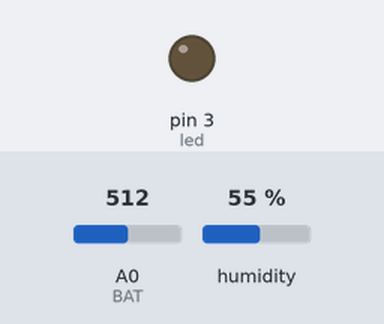
Bench run of a sketch on a simulated Arduino Uno, built with avr-gcc and run on an emulated ATmega328P. Parts: output pins drawn as LEDs (lit = HIGH). The test bench sets the inputs (shaded band); at power-on: A0 (BAT) = 512, humidity 55 %. Sleep ends after the set time or at an interrupt; no radio packets arrive unless stated; pins used as bus, display or sensor lines are not drawn; what the sketch prints to the serial monitor is not drawn.

Above: at 2.6 s.
Timing chart, 0 to 9.7 s (numbered marks = the images above):
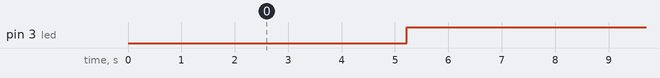

The sketch:

transmisor_sht31.ino
```cpp
  #include <Arduino.h>
  #include <Wire.h>
  #include "Adafruit_SHT31.h"
  #include <avr/sleep.h>
  #include <avr/wdt.h>
  #include <avr/power.h>
  // Include RadioHead Amplitude Shift Keying Library
  #include <RH_ASK.h>
  // Include dependant SPI Library
  #include <SPI.h>

  #define N 5 // se utiliza como comparador de la variable 'counter' - modifica el lapso de tiempo en que duerme el chip -
  #define BAT A0
  #define led 3
  unsigned int counter; // contador para deshabilitar el modo 'deep sleep'
  unsigned int analog_bat;
  char humedad[7];
  char volt[7];
  const int power = A3; // pin que activa y desactiva los modulos SHT31 y RF433MHz
  float Val_calibracion, N_H;
  float vbat;
  float v_source = 6;

  void sht31_module(void); // funcion para tomar lectura de la HUMEDAD RELATIVA y decidir si esta se envia o no

  Adafruit_SHT31 sht31 = Adafruit_SHT31(); // crea el objeto Adafruit_SHT31();
  RH_ASK rf_driver; // creates an Amplitude Shift Keying Object

enum {
  WDT_1_SEC = 0b000110,
  WDT_2_SEC = 0b000111,
  WDT_4_SEC = 0b100000,
  WDT_8_SEC = 0b100001,
};

ISR (WDT_vect) {
  wdt_disable(); // desabilitar el Watchdog
}

void myWatchdogEnable (const byte interval) {
  // secuencia temporizada
  noInterrupts(); // desabilita todas las interrupciones

  // se limpian algunas 'reset' flags
  MCUSR &= ~(1<<WDRF);
  // se permiten modificaciones, se desabilita el 'reset'
  WDTCSR |= (1<<WDCE) | (1<<WDE);
  // configura el modo de interrupcion y un intervalo
  WDTCSR = bit (WDIE) | interval;    // configura WDIE y el retardo (delay) solicitado
  wdt_reset(); // se actualiza el 'watchdog' para que no produzca un reinicio

  // desabilitar el ADC
  byte old_ADCSRA = ADCSRA;
  ADCSRA = 0;
  ADMUX = 0;  // apaga la referencia interna (Vref)

  // apagar varios modulos
  power_all_disable(); // desabilita todos los modulos

  // Registro de desactivacion de entrada digital en pines analogicos
  DIDR0 = bit (ADC0D) | bit (ADC1D) | bit (ADC2D) | bit (ADC3D) | bit (ADC4D) | bit (ADC5D);
  DIDR1 = bit (AIN1D) | bit (AIN0D);

  // listo para dormir o modo 'sleep'
  set_sleep_mode (SLEEP_MODE_PWR_DOWN);
  sleep_enable();

  // desactivar la habilitacion por caida de voltaje en software
  // BODS debe ser configurado en '1' y BODSE se configura a '0' (zero) dentro de cuatro ciclos de reloj
  MCUCR = bit (BODS);
  interrupts (); // un ciclo
  sleep_cpu (); // un ciclo

  // cancelar sleep como precaucion
  sleep_disable();
  // encender modulos internos
  power_all_enable();
  // reactivar el ADC
  ADCSRA = old_ADCSRA;
}

void setup() {
  // Deshabilita el watchdog timer
  wdt_disable();
}

void loop() {
  // duerme por 1 segundos
  myWatchdogEnable (WDT_1_SEC);
  counter++;

  if (counter >= N) {
    sht31_module();
    counter = 0;
  }
}

void sht31_module() {
  pinMode(power, OUTPUT);
  pinMode(led, OUTPUT);
  digitalWrite(power, LOW);
  digitalWrite(led,LOW);
  delay(100);
  digitalWrite(led  ,HIGH);
  delay(100);


  // Initialize ASK Object
  rf_driver.init();

  // SHT31 - pines de conexion SDA = A4
  // SHT31 - pines de conexion SCL = A5
  Serial.begin(9600);
  while (!Serial)
    delay(10);     // will pause Zero, Leonardo, etc until serial console opens

  Serial.println("SHT31 test");
  if (! sht31.begin(0x44)) {   // Set to 0x45 for alternate i2c addr
    Serial.print("Couldn't find SHT31");
    while (1) delay(1);
  }

  float h = sht31.readHumidity(); // lee la señal de HUMEDAD RELATIVA

  //ecuacion de linealizacion por calibracion del sensor
  Val_calibracion = 0.27*(h)-17.9;
  N_H = Val_calibracion + h;

  dtostrf(N_H,0,2,humedad); // la funcion dtostrf() convierte un valor 'float' a 'string' con ciertas condiciones
                            // en este caso la variable float 'h' a un string 'humedad'

  const char *msg = humedad;
  rf_driver.send((uint8_t *)msg, strlen(msg));
  rf_driver.waitPacketSent();
  delay(1000);

  analogReference(INTERNAL);
  analog_bat = analogRead(BAT);
  analog_bat = analogRead(BAT);

  vbat=(v_source/1023.0)*(analog_bat);
  Serial.println(vbat);
  dtostrf(vbat,0,2,volt);

  const char *msg1 = volt;
  rf_driver.send((uint8_t *)msg1, strlen(msg1));
  rf_driver.waitPacketSent();
  delay(1000);

  digitalWrite(power, HIGH);

}
```

Measured:
- by itself, pin 3 (led): alternates HIGH for 7.4 s and LOW for 0.10 s
